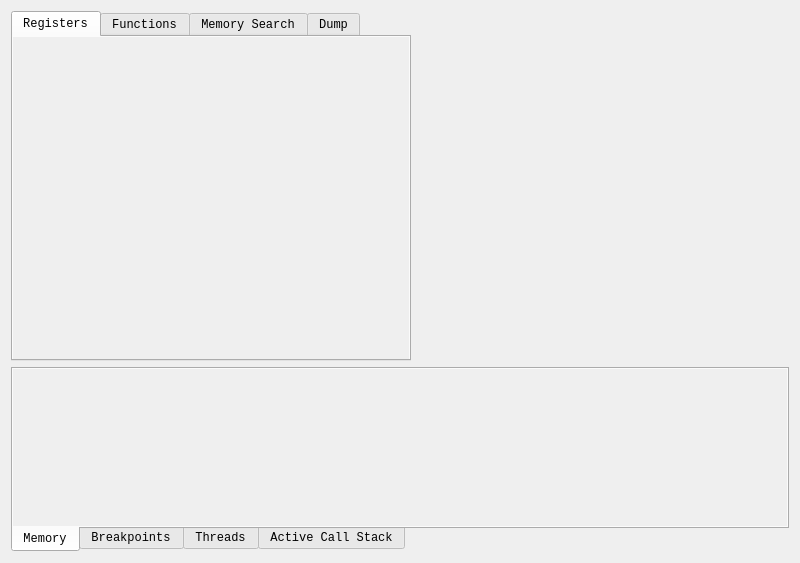
<?xml version="1.0" encoding="UTF-8"?>
<ui version="4.0">
 <class>CpuWidget</class>
 <widget class="QWidget" name="CpuWidget">
  <property name="geometry">
   <rect>
    <x>0</x>
    <y>0</y>
    <width>800</width>
    <height>563</height>
   </rect>
  </property>
  <property name="font">
   <font>
    <family>Monospace</family>
   </font>
  </property>
  <property name="focusPolicy">
   <enum>Qt::StrongFocus</enum>
  </property>
  <property name="windowTitle">
   <string/>
  </property>
  <layout class="QGridLayout" name="gridLayout">
   <item row="0" column="0">
    <layout class="QVBoxLayout" name="verticalLayout">
     <item>
      <layout class="QHBoxLayout" name="horizontalLayout" stretch="0,0">
       <item>
        <widget class="QTabWidget" name="tabWidgetRegFunc">
         <property name="minimumSize">
          <size>
           <width>400</width>
           <height>350</height>
          </size>
         </property>
         <property name="currentIndex">
          <number>0</number>
         </property>
         <widget class="QWidget" name="tabRegisters">
          <attribute name="title">
           <string>Registers</string>
          </attribute>
          <layout class="QHBoxLayout" name="horizontalLayout_6">
           <property name="spacing">
            <number>0</number>
           </property>
           <property name="leftMargin">
            <number>0</number>
           </property>
           <property name="topMargin">
            <number>0</number>
           </property>
           <property name="rightMargin">
            <number>0</number>
           </property>
           <property name="bottomMargin">
            <number>0</number>
           </property>
           <item>
            <widget class="RegisterWidget" name="registerWidget" native="true">
             <property name="sizePolicy">
              <sizepolicy hsizetype="Expanding" vsizetype="Expanding">
               <horstretch>0</horstretch>
               <verstretch>0</verstretch>
              </sizepolicy>
             </property>
             <property name="minimumSize">
              <size>
               <width>320</width>
               <height>300</height>
              </size>
             </property>
             <property name="maximumSize">
              <size>
               <width>16777215</width>
               <height>595</height>
              </size>
             </property>
             <property name="font">
              <font>
               <family>Monospace</family>
              </font>
             </property>
             <property name="focusPolicy">
              <enum>Qt::StrongFocus</enum>
             </property>
             <property name="contextMenuPolicy">
              <enum>Qt::CustomContextMenu</enum>
             </property>
             <property name="autoFillBackground">
              <bool>true</bool>
             </property>
            </widget>
           </item>
          </layout>
         </widget>
         <widget class="QWidget" name="tabFunctions">
          <attribute name="title">
           <string>Functions</string>
          </attribute>
          <layout class="QVBoxLayout" name="verticalLayout_2">
           <property name="spacing">
            <number>0</number>
           </property>
           <property name="leftMargin">
            <number>0</number>
           </property>
           <property name="topMargin">
            <number>0</number>
           </property>
           <property name="rightMargin">
            <number>0</number>
           </property>
           <property name="bottomMargin">
            <number>0</number>
           </property>
           <item>
            <widget class="QListWidget" name="listFunctions">
             <property name="contextMenuPolicy">
              <enum>Qt::CustomContextMenu</enum>
             </property>
            </widget>
           </item>
           <item>
            <layout class="QHBoxLayout" name="horizontalLayout_5">
             <item>
              <widget class="QPushButton" name="btnRefreshFunctions">
               <property name="text">
                <string>Refresh</string>
               </property>
              </widget>
             </item>
             <item>
              <widget class="QLineEdit" name="txtFuncSearch">
               <property name="placeholderText">
                <string>Filter</string>
               </property>
              </widget>
             </item>
            </layout>
           </item>
          </layout>
         </widget>
         <widget class="QWidget" name="tabSearch">
          <attribute name="title">
           <string>Memory Search</string>
          </attribute>
          <layout class="QVBoxLayout" name="verticalLayout_3">
           <item>
            <layout class="QGridLayout" name="gridLayout_2">
             <item row="5" column="0">
              <widget class="QLabel" name="label_5">
               <property name="text">
                <string>End</string>
               </property>
              </widget>
             </item>
             <item row="4" column="1" colspan="3">
              <widget class="QLineEdit" name="txtSearchStart">
               <property name="text">
                <string notr="true">0x00</string>
               </property>
              </widget>
             </item>
             <item row="0" column="0">
              <widget class="QLabel" name="label">
               <property name="text">
                <string>Value</string>
               </property>
              </widget>
             </item>
             <item row="0" column="1">
              <widget class="QLineEdit" name="txtSearchValue"/>
             </item>
             <item row="4" column="0">
              <widget class="QLabel" name="label_4">
               <property name="text">
                <string>Start</string>
               </property>
              </widget>
             </item>
             <item row="5" column="1" colspan="3">
              <widget class="QLineEdit" name="txtSearchEnd">
               <property name="text">
                <string notr="true">0x2000000</string>
               </property>
              </widget>
             </item>
             <item row="1" column="0">
              <widget class="QLabel" name="label_2">
               <property name="text">
                <string>Type</string>
               </property>
              </widget>
             </item>
             <item row="1" column="1">
              <widget class="QComboBox" name="cmbSearchType">
               <item>
                <property name="text">
                 <string>1 Byte (8 bits)</string>
                </property>
               </item>
               <item>
                <property name="text">
                 <string>2 Bytes (16 bits)</string>
                </property>
               </item>
               <item>
                <property name="text">
                 <string>4 Bytes (32 bits)</string>
                </property>
               </item>
               <item>
                <property name="text">
                 <string>8 Bytes (64 bits)</string>
                </property>
               </item>
               <item>
                <property name="text">
                 <string>Float</string>
                </property>
               </item>
               <item>
                <property name="text">
                 <string>Double</string>
                </property>
               </item>
               <item>
                <property name="text">
                 <string>String</string>
                </property>
               </item>
              </widget>
             </item>
             <item row="1" column="2">
              <widget class="QLabel" name="label_3">
               <property name="text">
                <string>Hex</string>
               </property>
              </widget>
             </item>
             <item row="1" column="3">
              <widget class="QCheckBox" name="chkSearchHex">
               <property name="text">
                <string/>
               </property>
               <property name="checked">
                <bool>true</bool>
               </property>
              </widget>
             </item>
             <item row="0" column="2" colspan="2">
              <widget class="QPushButton" name="btnSearch">
               <property name="text">
                <string>Search</string>
               </property>
              </widget>
             </item>
            </layout>
           </item>
           <item>
            <widget class="QListWidget" name="listSearchResults"/>
           </item>
          </layout>
         </widget>
         <widget class="QWidget" name="tabDump">
          <attribute name="title">
           <string>Dump</string>
          </attribute>
          <layout class="QVBoxLayout" name="verticalLayout_4">
           <item>
            <layout class="QGridLayout" name="gridDump">
             <item row="0" column="0">
              <widget class="QLabel" name="labelFile">
               <property name="text">
                <string>File</string>
               </property>
              </widget>
             </item>
             <item row="0" column="1">
              <widget class="QLineEdit" name="txtFile"/>
             </item>
             <item row="2" column="0">
              <widget class="QLabel" name="labelDumpEnd">
               <property name="text">
                <string>End</string>
               </property>
              </widget>
             </item>
             <item row="2" column="1">
              <widget class="QLineEdit" name="txtDumpEnd">
               <property name="text">
                <string>0x2000000</string>
               </property>
              </widget>
             </item>
             <item row="0" column="2">
              <widget class="QPushButton" name="btnFileOpen">
               <property name="text">
                <string>Open</string>
               </property>
              </widget>
             </item>
             <item row="1" column="1">
              <widget class="QLineEdit" name="txtDumpStart">
               <property name="text">
                <string>0x00</string>
               </property>
              </widget>
             </item>
             <item row="1" column="0">
              <widget class="QLabel" name="labelDumpStart">
               <property name="text">
                <string>Start</string>
               </property>
              </widget>
             </item>
             <item row="3" column="0" colspan="3">
              <widget class="QGroupBox" name="groupDumpButtons">
               <property name="title">
                <string/>
               </property>
               <layout class="QGridLayout" name="gridButtons">
                <item row="0" column="0">
                 <widget class="QPushButton" name="btnDumpMemory">
                  <property name="maximumSize">
                   <size>
                    <width>100</width>
                    <height>16777215</height>
                   </size>
                  </property>
                  <property name="text">
                   <string>Dump Memory</string>
                  </property>
                 </widget>
                </item>
               </layout>
              </widget>
             </item>
            </layout>
           </item>
          </layout>
         </widget>
        </widget>
       </item>
       <item>
        <widget class="DisassemblyWidget" name="disassemblyWidget" native="true">
         <property name="sizePolicy">
          <sizepolicy hsizetype="MinimumExpanding" vsizetype="Expanding">
           <horstretch>0</horstretch>
           <verstretch>1</verstretch>
          </sizepolicy>
         </property>
         <property name="minimumSize">
          <size>
           <width>320</width>
           <height>350</height>
          </size>
         </property>
         <property name="maximumSize">
          <size>
           <width>16777215</width>
           <height>595</height>
          </size>
         </property>
         <property name="font">
          <font>
           <family>Monospace</family>
          </font>
         </property>
         <property name="focusPolicy">
          <enum>Qt::StrongFocus</enum>
         </property>
         <property name="contextMenuPolicy">
          <enum>Qt::CustomContextMenu</enum>
         </property>
         <property name="autoFillBackground">
          <bool>true</bool>
         </property>
        </widget>
       </item>
      </layout>
     </item>
     <item>
      <widget class="QTabWidget" name="tabWidget">
       <property name="minimumSize">
        <size>
         <width>150</width>
         <height>0</height>
        </size>
       </property>
       <property name="maximumSize">
        <size>
         <width>16777215</width>
         <height>215</height>
        </size>
       </property>
       <property name="tabPosition">
        <enum>QTabWidget::South</enum>
       </property>
       <property name="currentIndex">
        <number>0</number>
       </property>
       <widget class="QWidget" name="tab_memory">
        <property name="sizePolicy">
         <sizepolicy hsizetype="Preferred" vsizetype="Preferred">
          <horstretch>0</horstretch>
          <verstretch>0</verstretch>
         </sizepolicy>
        </property>
        <attribute name="title">
         <string>Memory</string>
        </attribute>
        <layout class="QHBoxLayout" name="horizontalLayout_3">
         <property name="spacing">
          <number>6</number>
         </property>
         <property name="leftMargin">
          <number>0</number>
         </property>
         <property name="topMargin">
          <number>0</number>
         </property>
         <property name="rightMargin">
          <number>0</number>
         </property>
         <property name="bottomMargin">
          <number>0</number>
         </property>
         <item>
          <widget class="MemoryViewWidget" name="memoryviewWidget" native="true">
           <property name="sizePolicy">
            <sizepolicy hsizetype="Preferred" vsizetype="Preferred">
             <horstretch>0</horstretch>
             <verstretch>0</verstretch>
            </sizepolicy>
           </property>
           <property name="minimumSize">
            <size>
             <width>250</width>
             <height>145</height>
            </size>
           </property>
           <property name="maximumSize">
            <size>
             <width>16777215</width>
             <height>16777215</height>
            </size>
           </property>
           <property name="font">
            <font>
             <family>Monospace</family>
            </font>
           </property>
           <property name="contextMenuPolicy">
            <enum>Qt::CustomContextMenu</enum>
           </property>
           <property name="autoFillBackground">
            <bool>true</bool>
           </property>
          </widget>
         </item>
        </layout>
       </widget>
       <widget class="QWidget" name="tab_breakpoints">
        <attribute name="title">
         <string>Breakpoints</string>
        </attribute>
        <layout class="QHBoxLayout" name="horizontalLayout_4">
         <property name="leftMargin">
          <number>0</number>
         </property>
         <property name="topMargin">
          <number>0</number>
         </property>
         <property name="rightMargin">
          <number>0</number>
         </property>
         <property name="bottomMargin">
          <number>0</number>
         </property>
         <item>
          <widget class="QTableView" name="breakpointList">
           <property name="contextMenuPolicy">
            <enum>Qt::CustomContextMenu</enum>
           </property>
           <property name="horizontalScrollBarPolicy">
            <enum>Qt::ScrollBarAlwaysOff</enum>
           </property>
           <property name="gridStyle">
            <enum>Qt::NoPen</enum>
           </property>
          </widget>
         </item>
        </layout>
       </widget>
       <widget class="QWidget" name="tab_threads">
        <attribute name="title">
         <string>Threads</string>
        </attribute>
        <layout class="QHBoxLayout" name="horizontalLayout_7">
         <property name="spacing">
          <number>0</number>
         </property>
         <property name="leftMargin">
          <number>0</number>
         </property>
         <property name="topMargin">
          <number>0</number>
         </property>
         <property name="rightMargin">
          <number>0</number>
         </property>
         <property name="bottomMargin">
          <number>0</number>
         </property>
         <item>
          <widget class="QTableView" name="threadList">
           <property name="contextMenuPolicy">
            <enum>Qt::CustomContextMenu</enum>
           </property>
           <property name="selectionMode">
            <enum>QAbstractItemView::SingleSelection</enum>
           </property>
           <property name="gridStyle">
            <enum>Qt::NoPen</enum>
           </property>
           <property name="cornerButtonEnabled">
            <bool>false</bool>
           </property>
          </widget>
         </item>
        </layout>
       </widget>
       <widget class="QWidget" name="tab_callstack">
        <attribute name="title">
         <string>Active Call Stack</string>
        </attribute>
        <layout class="QHBoxLayout" name="horizontalLayout_8">
         <property name="spacing">
          <number>0</number>
         </property>
         <property name="leftMargin">
          <number>0</number>
         </property>
         <property name="topMargin">
          <number>0</number>
         </property>
         <property name="rightMargin">
          <number>0</number>
         </property>
         <property name="bottomMargin">
          <number>0</number>
         </property>
         <item>
          <widget class="QTableView" name="stackList">
           <property name="contextMenuPolicy">
            <enum>Qt::CustomContextMenu</enum>
           </property>
           <property name="horizontalScrollBarPolicy">
            <enum>Qt::ScrollBarAlwaysOff</enum>
           </property>
           <property name="sizeAdjustPolicy">
            <enum>QAbstractScrollArea::AdjustToContentsOnFirstShow</enum>
           </property>
           <property name="selectionMode">
            <enum>QAbstractItemView::SingleSelection</enum>
           </property>
           <property name="gridStyle">
            <enum>Qt::NoPen</enum>
           </property>
           <property name="cornerButtonEnabled">
            <bool>false</bool>
           </property>
          </widget>
         </item>
        </layout>
       </widget>
      </widget>
     </item>
    </layout>
   </item>
  </layout>
 </widget>
 <customwidgets>
  <customwidget>
   <class>DisassemblyWidget</class>
   <extends>QWidget</extends>
   <header>pcsx2-qt/Debugger/DisassemblyWidget.h</header>
   <container>1</container>
  </customwidget>
  <customwidget>
   <class>RegisterWidget</class>
   <extends>QWidget</extends>
   <header>pcsx2-qt/Debugger/RegisterWidget.h</header>
   <container>1</container>
  </customwidget>
  <customwidget>
   <class>MemoryViewWidget</class>
   <extends>QWidget</extends>
   <header>pcsx2-qt/Debugger/MemoryViewWidget.h</header>
   <container>1</container>
  </customwidget>
 </customwidgets>
 <resources/>
 <connections/>
</ui>
